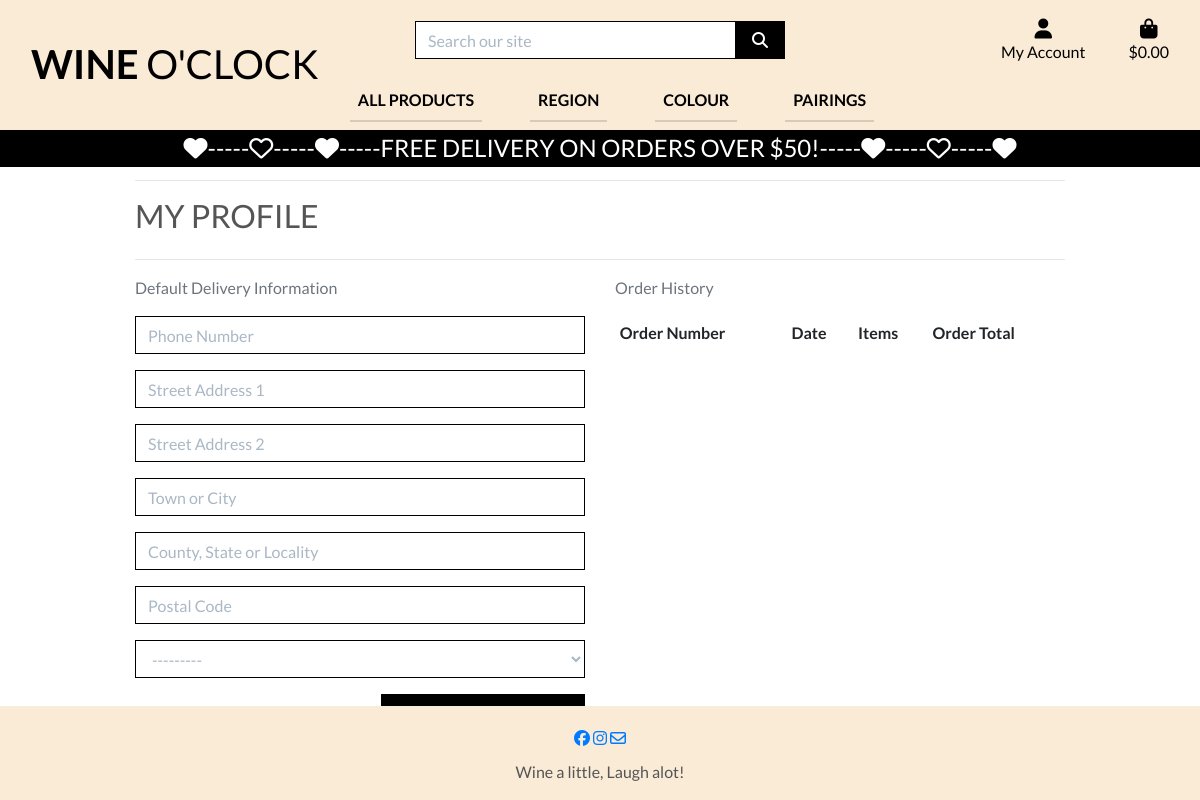
The page /profile/ (signed in) on the database as committed earlier.
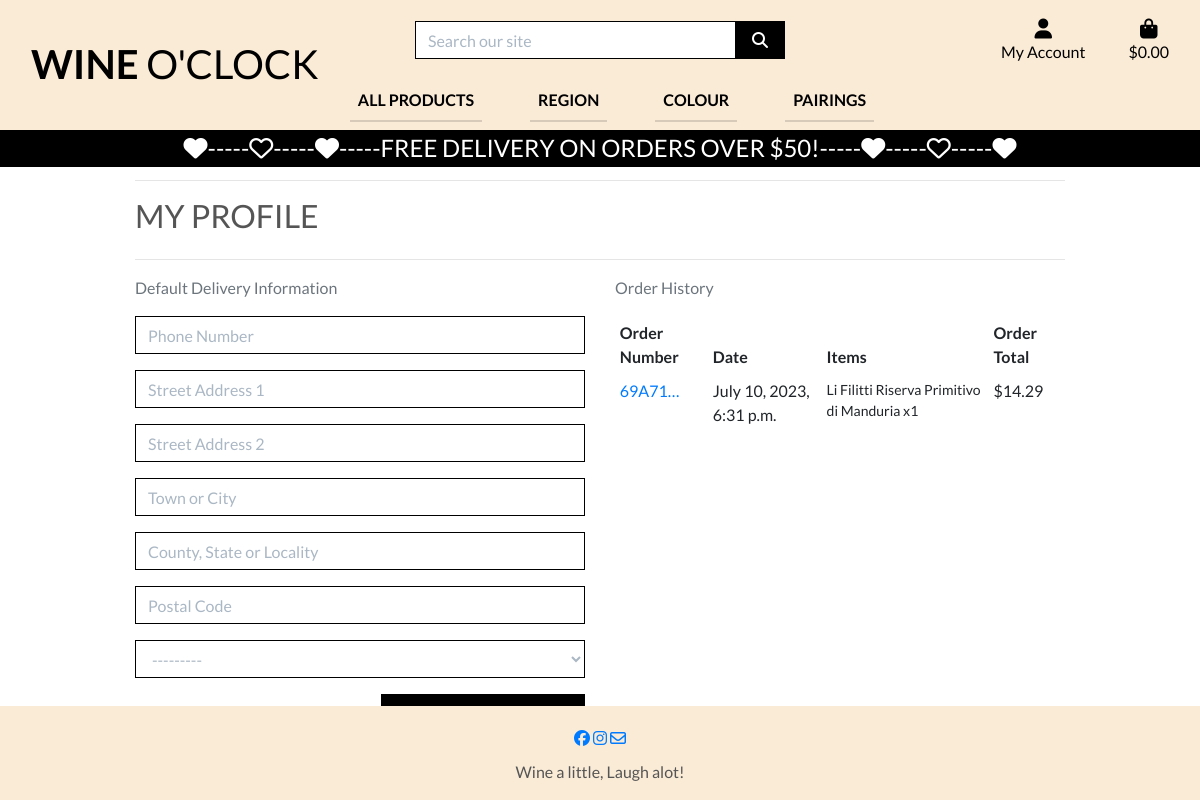
The same page on the database as committed later.
### profiles/models.py (models this page shows, shortened)
class UserProfile(models.Model):
    user = models.OneToOneField(User, on_delete=models.CASCADE)
    default_phone_number = models.CharField(max_length=20, null=True, blank=True)
    default_street_address1 = models.CharField(max_length=80, null=True, blank=True)
    default_street_address2 = models.CharField(max_length=80, null=True, blank=True)
    default_town_or_city = models.CharField(max_length=40, null=True, blank=True)
    default_county = models.CharField(max_length=80, null=True, blank=True)
    default_postcode = models.CharField(max_length=20, null=True, blank=True)
    default_country = CountryField(blank_label='Country', null=True, blank=True)

### checkout/models.py (models this page shows, shortened)
class Order(models.Model):
    order_number = models.CharField(max_length=32, null=False, editable=False)
    user_profile = models.ForeignKey(UserProfile, on_delete=models.SET_NULL,
                                     null=True, blank=True, related_name='orders')
    full_name = models.CharField(max_length=50, null=False, blank=False)
    email = models.EmailField(max_length=254, null=False, blank=False)
    phone_number = models.CharField(max_length=20, null=False, blank=False)
    country = CountryField(blank_label='Country *', null=False, blank=False)
    postcode = models.CharField(max_length=20, null=True, blank=True)
    town_or_city = models.CharField(max_length=40, null=False, blank=False)
    street_address1 = models.CharField(max_length=80, null=False, blank=False)
    street_address2 = models.CharField(max_length=80, null=True, blank=True)
    county = models.CharField(max_length=80, null=True, blank=True)
    date = models.DateTimeField(auto_now_add=True)
    delivery_cost = models.DecimalField(max_digits=6, decimal_places=2, null=False, default=0)
    order_total = models.DecimalField(max_digits=10, decimal_places=2, null=False, default=0)
    grand_total = models.DecimalField(max_digits=10, decimal_places=2, null=False, default=0)
    original_bag = models.TextField(null=False, blank=False, default='')
    stripe_pid = models.CharField(max_length=254, null=False, blank=False, default='')

class OrderLineItem(models.Model):
    order = models.ForeignKey(
        Order, null=False, blank=False, on_delete=models.CASCADE, related_name='lineitems')
    product = models.ForeignKey(
        Product, null=False, blank=False, on_delete=models.CASCADE)
    quantity = models.IntegerField(null=False, blank=False, default=0)
    lineitem_total = models.DecimalField(
        max_digits=6, decimal_places=2, null=False, blank=False, editable=False)

### products/models.py (models this page shows, shortened)
class Product(models.Model):
    category = models.ForeignKey(
        'Category', null=True, blank=True, on_delete=models.SET_NULL)
    sku = models.CharField(max_length=254, null=True, blank=True)
    name = models.CharField(max_length=254)
    description = models.TextField()
    price = models.DecimalField(max_digits=6, decimal_places=2)
    rating = models.DecimalField(
        max_digits=6, decimal_places=2, null=True, blank=True)
    likes = models.ManyToManyField(
        User, related_name='product_like', blank=True)
    image_url = models.URLField(max_length=1024, null=True, blank=True)
    image = models.ImageField(null=True, blank=True)

### profiles/views.py (the view)
# urls.py: path('', views.profile, name='profile'),
@login_required
def profile(request):
    profile = get_object_or_404(UserProfile, user=request.user)
    if request.method == 'POST':
        form = UserProfileForm(request.POST, instance=profile)
        if form.is_valid():
            form.save()
            messages.success(request, 'Profile updated successfully')
        else:
            messages.error(request, 'Update failed. Please ensure the form is valid.')
    else:
        form = UserProfileForm(instance=profile)
    orders = profile.orders.all()
    template = 'profiles/profile.html'
    context = {
        'form': form,
        'orders': orders,
        'on_profile_page': True
    }
    return render(request, template, context)

### profiles/forms.py
class UserProfileForm(forms.ModelForm):
    class Meta:
        model = UserProfile
        exclude = ('user',)
    def __init__(self, *args, **kwargs):
        super().__init__(*args, **kwargs)
        placeholders = {
            'default_phone_number': 'Phone Number',
            'default_postcode': 'Postal Code',
            'default_town_or_city': 'Town or City',
            'default_street_address1': 'Street Address 1',
            'default_street_address2': 'Street Address 2',
            'default_county': 'County, State or Locality',
        }
        self.fields['default_phone_number'].widget.attrs['autofocus'] = True
        for field in self.fields:
            if field != 'default_country':
                if self.fields[field].required:
                    placeholder = f'{placeholders[field]} *'
                else:
                    placeholder = placeholders[field]
                self.fields[field].widget.attrs['placeholder'] = placeholder
            self.fields[field].widget.attrs['class'] = 'border-black rounded-0 profile-form-input'
            self.fields[field].label = False

### bag/contexts.py (called while the page is built, shortened)
def bag_contents(request):
    bag_items = []
    total = 0
    product_count = 0
    bag = request.session.get('bag', {})
    if total < settings.FREE_DELIVERY_THRESHOLD:
        delivery = total * Decimal(settings.STANDARD_DELIVERY_PERCENTAGE / 100)
        free_delivery_delta = settings.FREE_DELIVERY_THRESHOLD - total
    else:
        delivery = 0
        free_delivery_delta = 0
    grand_total = delivery + total
    context = {
        'bag_items': bag_items,
        'total': total,
        'product_count': product_count,
        'delivery': delivery,
        'free_delivery_delta': free_delivery_delta,
        'free_delivery_threshold': settings.FREE_DELIVERY_THRESHOLD,
        'grand_total': grand_total,
    }
    return context

### profiles/templates/profiles/profile.html (shortened to what this page needs)
{% extends "base.html" %}
{% load static %}
{% block extra_css %}
    <link rel="stylesheet" href="{% static 'profiles/css/profile.css' %}">
{% endblock %}
{% block page_header %}
    <div class="container header-container">
    </div>
{% endblock %}
{% block content %}
    <div class="overlay"></div>
    <div class="container">
        <div class="row">
            <div class="col">
                <hr>
                <h2 class="logo-font mb-4">My Profile</h2>
                <hr>
            </div>
        </div>
        <div class="row">
            <div class="col-12 col-lg-6">
                <p class="text-muted">Default Delivery Information</p>
                <form class="mt-3" action="{% url 'profile' %}" method="POST" id="profile-update-form">
                    {{ form|crispy }}
                    <button class="btn btn-black rounded-0 text-uppercase float-right">Update Information</button>
                </form>
            </div>
            <div class="col-12 col-lg-6">
                <p class="text-muted">Order History</p>
                <div class="order-history table-responsive">
                    <table class="table table-sm table-borderless">
                        <thead>
                            <tr>
                                <th>Order Number</th>
                                <th>Date</th>
                                <th>Items</th>
                                <th>Order Total</th>
                            </tr>
                        </thead>
                        <tbody>
                            {% for order in orders %}
                                <tr>
                                    <td>
                                        <a href="{% url 'order_history' order.order_number %}"
                                        title="{{ order.order_number }}">
                                            {{ order.order_number|truncatechars:6 }}
                                        </a>
                                    </td>
                                    <td>{{ order.date }}</td>
                                    <td>
                                        <ul class="list-unstyled">
                                            {% for item in order.lineitems.all %}
                                                <li class="small">
                                                    {{ item.product.name }} x{{ item.quantity }}
                                                </li>
                                            {% endfor %}
                                        </ul>
                                    </td>
                                    <td>${{ order.grand_total }}</td>
                                </tr>
                            {% endfor %}
                        </tbody>
                    </table>
                </div>
            </div>
        </div>
{% endblock %}

### templates/base.html (shortened to what this page needs)
{% load static %}
<!doctype html>
<html lang="en">
  <head>
    {% block corecss %}
        <link rel="stylesheet" href="https://cdn.jsdelivr.net/npm/bootstrap@4.6.2/dist/css/bootstrap.min.css">
        <link rel="stylesheet" href="{% static 'css/base.css' %}">
        <link rel="stylesheet" href="https://cdnjs.cloudflare.com/ajax/libs/font-awesome/5.15.3/css/all.min.css">
    {% endblock %}
    {% block extra_css %}
    {% endblock %}
  </head>
  <body>
    <header class="container-fluid fixed-top">
        <div id="topnav" class="row header pt-lg-2 d-none d-lg-flex">
            <div class="col-12 col-lg-4 my-auto py-1 py-lg-0 text-center text-lg-left">
                <a href="{% url 'home' %}" class="nav-link main-logo-link">
                    <h2 class="logo-font text-black my-0 logo"><strong>Wine</strong> O'clock</h2>
                </a>
            </div>
            <div class="col-12 col-lg-4 my-auto py-1 py-lg-0">
                <form method="GET" action="{% url 'products' %}">
                    <div class="input-group w-100">
                        <input class="form-control border border-black rounded-0" type="text" name="q" placeholder="Search our site">
                        <div class="input-group-append">
                            <button class="form-control btn btn-black border border-black rounded-0" type="submit">
                                <span class="icon">
                                    <i class="fas fa-search"></i>
                                </span>
                            </button>
                        </div>
                    </div>
                </form>
          </div>
          <div class="col-12 col-lg-4 my-auto py-1 py-lg-0">
              <ul class="list-inline list-unstyled text-center text-lg-right my-0">
                  <li class="list-inline-item dropdown">
                      <a class="text-black nav-link" href="#" id="user-options" data-toggle="dropdown" aria-haspopup="true" aria-expanded="false">
                          <div class="text-center">
                              <div><i class="fas fa-user fa-lg"></i></div>
                              <p class="my-0">My Account</p>
                          </div>
                      </a>
                  </li>
                  <li class="list-inline-item">
                      <a class="{% if grand_total %}text-info font-weight-bold{% else %}text-black{% endif %} nav-link" href="{% url 'view_bag' %}">
                          <div class="text-center">
                              <div><i class="fas fa-shopping-bag fa-lg"></i></div>
                              <p class="my-0">
                                  {% if grand_total %}
                                      ${{ grand_total|floatformat:2 }}
                                  {% else %}
                                      $0.00
                                  {% endif %}
                              </p>
                          </div>
                      </a>
                  </li>
              </ul>
          </div>
      </div>
      <div class="row header">
        <nav class="navbar navbar-expand-lg navbar-light w-100">
            {% include 'includes/main-nav.html' %}
        </nav>
    </div>
    <div id="delivery-banner" class="row text-center banner">
        <div class="col bg-black text-white">
            <h4 class="logo-font my-1"><i class="fa-solid fa-heart"></i>-----<i class="fa-regular fa-heart"></i>-----<i class="fa-solid fa-heart"></i>-----Free delivery on orders over ${{ free_delivery_threshold }}!</i>-----<i class="fa-solid fa-heart"></i>-----<i class="fa-regular fa-heart"></i>-----<i class="fa-solid fa-heart"></i></h4>
        </div>
      </div>
    </header>
    {% block page_header %}
    {% endblock %}
    {% block content %}
    {% endblock %}
    <footer>
        <div class="footer" id="footer">
            <div class="social-icons">
              <a href="#"><i class="fab fa-facebook"></i></a>
              <a href="#"><i class="fab fa-instagram"></i></a>
              <a href="#"><i class="far fa-envelope"></i></a>
            </div>
            <p>Wine a little, Laugh alot!</p>
          </div>
    </footer>
  </body>
</html>

### templates/includes/main-nav.html (shortened to what this page needs)
<div class="collapse navbar-collapse" id="main-nav">
    <ul class="navbar-nav w-auto mx-auto">
        <li class="nav-item dropdown">
            <a class="logo-font font-weight-bold nav-link text-black mr-5 dropdown-border" href="" id="all-products-link" data-toggle="dropdown" aria-haspopup="true" aria-expanded="false">
                All Products
            </a>
        </li>
        <li class="nav-item dropdown">
            <a class="logo-font font-weight-bold nav-link text-black mr-5 dropdown-border" href="#" id="clothing-link" data-toggle="dropdown" aria-haspopup="true" aria-expanded="false">
                Region
            </a>
        </li>
        <li class="nav-item dropdown">
            <a class="logo-font font-weight-bold nav-link text-black mr-5 dropdown-border" href="#" id="homeware-link" data-toggle="dropdown" aria-haspopup="true" aria-expanded="false">
                Colour
            </a>
        </li>
        <li class="nav-item dropdown">
            <a class="logo-font font-weight-bold nav-link text-black dropdown-border" href="#" id="specials-link" data-toggle="dropdown" aria-haspopup="true" aria-expanded="false">
                Pairings
            </a>
        </li>
    </ul>
</div>

### static/css/base.css (style rules this page uses)
html { height: 100%; }
body { background: url('/media/homepage_background_cropped.jpg') no-repeat center center fixed; background-size: cover; height: calc(100vh - 164px); position: relative; color: #555; font-family: 'Lato'; }
.dropdown-border { border-bottom: 2px outset #5b555624; }
.header { background-color: antiquewhite; }
.banner { background-color: #f1f1f1; display: flex; align-items: center; overflow: hidden; }
.banner h4 { font-size: 24px; color: #ffffff; white-space: nowrap; animation: rotateText 10s linear infinite; }
.icon { align-items: center; display: inline-flex; justify-content: center; height: 1.5rem; width: 1.5rem; }
.logo { font-size: 5vh; position: absolute; }
.logo-font { text-transform: uppercase; }
.main-logo-link { width: fit-content; }
.btn-black { background: black; color: white; }
.text-black { color: #000 !important; }
.border-black { border: 1px solid black !important; }
.bg-black { background: #000 !important; }
input[name='q']::placeholder { color: #aab7c4; }
.overlay { height: 100%; width: 100%; top: 0; left: 0; position: fixed; background: white; z-index: -1; }
@media (min-width: 1200px) { .container { max-width: 80%; } }
.footer { background-color: #faebd7; padding-top: 20px; text-align: center; position: fixed; bottom: 0; left: 0; width: 100%; z-index: 9999; opacity: 0; transition: opacity 0.3s ease; pointer-events: none; }
.footer.show { opacity: 1; pointer-events:auto; }
.footer .social-icons { margin-bottom: 10px; }
@media (min-width: 992px) { .header-container { padding-top: 164px; } }

### profiles/static/profiles/css/profile.css (style rules this page uses)
.order-history { max-height: 416px; overflow-y: auto; }
#profile-update-form .form-control { color: #000; }
#profile-update-form input::placeholder { color: #aab7c4; }
#id_default_country, #id_default_country option:not(:first-child) { color: #000; }
#id_default_country option:first-child { color: #aab7c4; }

Rows that differ between the two databases and show on the page:
added Order: order_number "69A71…", date "July 10, 2023, 6:31 p.m.", grand_total "14.29"
added OrderLineItem: product.name "Li Filitti Riserva Primitivo di Manduria", quantity "1"
